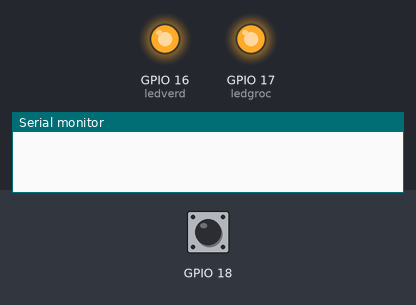
Recording of a program running on a simulated ESP32. On the bench: output pins drawn as LEDs (lit = HIGH), the last lines printed to the serial monitor. The inputs (shaded band) are chosen by the test bench; at power-on: GPIO 18 HIGH.

Above: at 1.2 s.
1.3 s: GPIO 18 pulled LOW for 0.15 s
At 1.7 s:
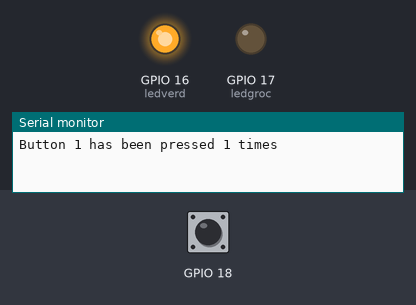
Timing chart, 0 to 4.3 s (numbered marks = the images above; inputs shaded):
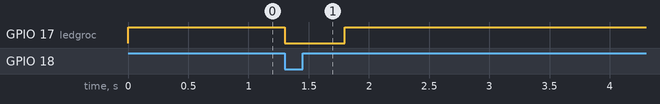

Measured:
- after the input at 1.3 s, GPIO 17 (ledgroc): HIGH → LOW at once, → HIGH 0.50 s later

The program:

main.cpp
```cpp
#include <Arduino.h>
#define ledgroc 17
#define ledverd 16

struct Button {
const uint8_t PIN;
uint32_t numberKeyPresses;
bool pressed;
};

Button button1 = {18, 0, false};

void IRAM_ATTR isr() {
button1.numberKeyPresses += 1;
button1.pressed = true;
}
void setup() {
Serial.begin(115200);
pinMode(button1.PIN, INPUT_PULLUP);
pinMode(ledverd, OUTPUT);
pinMode(ledgroc, OUTPUT);
attachInterrupt(button1.PIN, isr, FALLING);
}
void loop() {
    digitalWrite(ledverd, HIGH);
    digitalWrite(ledgroc, HIGH);

if (button1.pressed) {
Serial.printf("Button 1 has been pressed %u times\n", button1.numberKeyPresses);
digitalWrite(ledgroc,LOW);
delay(500);
button1.pressed = false;
}
//Detach Interrupt after 1 Minute
static uint32_t lastMillis = 0;
if (millis() - lastMillis > 60000) {
lastMillis = millis();
detachInterrupt(button1.PIN);
Serial.println("Interrupt Detached!");
}
}

/*
volatile int interruptCounter;
int totalInterruptCounter;
hw_timer_t * timer = NULL;
portMUX_TYPE timerMux = portMUX_INITIALIZER_UNLOCKED;
void IRAM_ATTR onTimer() {

portENTER_CRITICAL_ISR(&timerMux);
interruptCounter++;
portEXIT_CRITICAL_ISR(&timerMux);
}
void setup() {
Serial.begin(115200);
timer = timerBegin(0, 80, true);
timerAttachInterrupt(timer, &onTimer, true);
timerAlarmWrite(timer, 1000000, true);
timerAlarmEnable(timer);
}
void loop() {
if (interruptCounter > 0) {
portENTER_CRITICAL(&timerMux);
interruptCounter--;
portEXIT_CRITICAL(&timerMux);
totalInterruptCounter++;
Serial.print("An interrupt as occurred. Total number: ");
Serial.println(totalInterruptCounter);
}
}
*/
```
